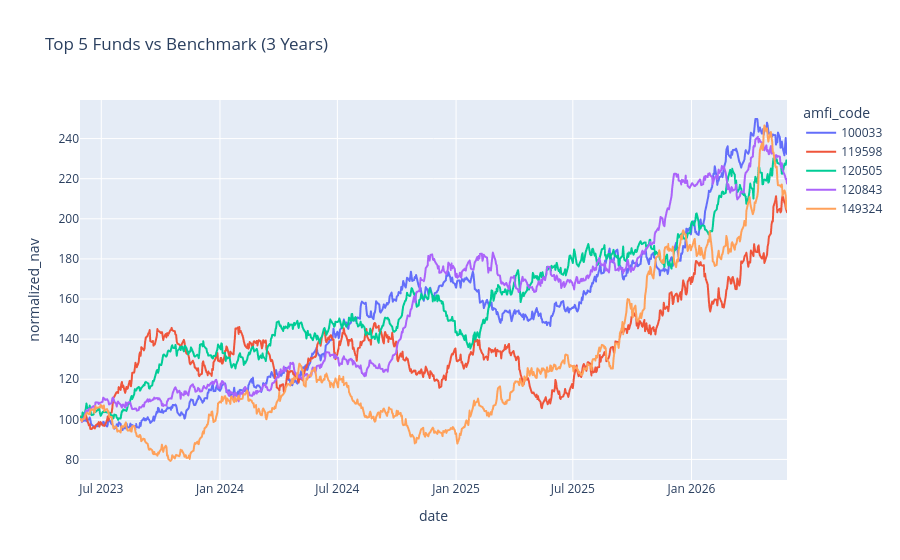

The code cell stored with this chart in its notebook:
### Code cell
fig = px.line(
    nav_3yr,
    x="date",
    y="normalized_nav",
    color="amfi_code",
    title="Top 5 Funds vs Benchmark (3 Years)"
)

fig.show()

### Figure 1 — Plotly figure (JSON) as saved in the notebook; plotly's stock layout.template omitted (floating-point values rounded to 4 significant figures; data arrays with more than 128 entries replaced by an {"elided": "..."} marker saying what was removed)
{"data": [{"hovertemplate": "amfi_code=100033<br>date=%{x}<br>normalized_nav=%{y}<extra></extra>", "legendgroup": "100033", "line": {"color": "#636efa", "dash": "solid"}, "marker": {"symbol": "circle"}, "mode": "lines", "name": "100033", "showlegend": true, "type": "scattergl", "x": {"elided": "785 str values"}, "xaxis": "x", "y": {"elided": "785 float values"}, "yaxis": "y"}, {"hovertemplate": "amfi_code=119598<br>date=%{x}<br>normalized_nav=%{y}<extra></extra>", "legendgroup": "119598", "line": {"color": "#EF553B", "dash": "solid"}, "marker": {"symbol": "circle"}, "mode": "lines", "name": "119598", "showlegend": true, "type": "scattergl", "x": {"elided": "785 str values"}, "xaxis": "x", "y": {"elided": "785 float values"}, "yaxis": "y"}, {"hovertemplate": "amfi_code=120505<br>date=%{x}<br>normalized_nav=%{y}<extra></extra>", "legendgroup": "120505", "line": {"color": "#00cc96", "dash": "solid"}, "marker": {"symbol": "circle"}, "mode": "lines", "name": "120505", "showlegend": true, "type": "scattergl", "x": {"elided": "785 str values"}, "xaxis": "x", "y": {"elided": "785 float values"}, "yaxis": "y"}, {"hovertemplate": "amfi_code=120843<br>date=%{x}<br>normalized_nav=%{y}<extra></extra>", "legendgroup": "120843", "line": {"color": "#ab63fa", "dash": "solid"}, "marker": {"symbol": "circle"}, "mode": "lines", "name": "120843", "showlegend": true, "type": "scattergl", "x": {"elided": "785 str values"}, "xaxis": "x", "y": {"elided": "785 float values"}, "yaxis": "y"}, {"hovertemplate": "amfi_code=149324<br>date=%{x}<br>normalized_nav=%{y}<extra></extra>", "legendgroup": "149324", "line": {"color": "#FFA15A", "dash": "solid"}, "marker": {"symbol": "circle"}, "mode": "lines", "name": "149324", "showlegend": true, "type": "scattergl", "x": {"elided": "785 str values"}, "xaxis": "x", "y": {"elided": "785 float values"}, "yaxis": "y"}], "layout": {"legend": {"title": {"text": "amfi_code"}, "tracegroupgap": 0}, "title": {"text": "Top 5 Funds vs Benchmark (3 Years)"}, "xaxis": {"anchor": "y", "domain": [0, 1], "title": {"text": "date"}}, "yaxis": {"anchor": "x", "domain": [0, 1], "title": {"text": "normalized_nav"}}}}
